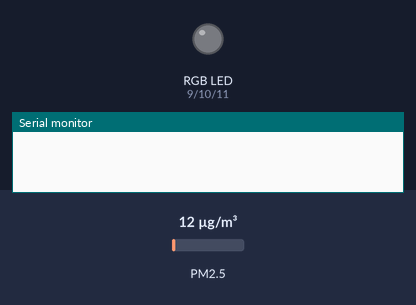
This sketch was run on a simulated Arduino Uno, built with avr-gcc and run on an emulated ATmega328P. On the bench: an RGB LED mixed from three pins (HIGH = lit), the last lines printed to the serial monitor. Wiring (inferred from the names in the program): dust sensor: data pin 8. Inputs (shaded band) come from the test bench; at power-on: PM2.5 12 µg/m³.

Above: at 0.1 s.
At 30.3 s:
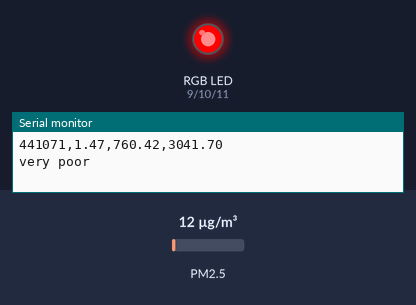
Timing chart, 0 to 31.8 s (numbered marks = the images above):
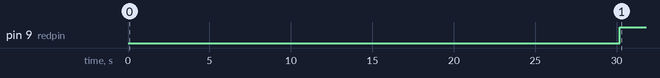

Measured:
- by itself, pin 9 (redpin): LOW → HIGH at 30.2 s

The sketch:

dust_monitor_1.0.ino
```cpp
/* Grove - Dust Sensor Demo v1.0
 Interface to Shinyei Model PPD42NS Particle Sensor
 Original Program by Christopher Nafis
 Written April 2012
 Updated by Nate G, 2014

 http://www.seeedstudio.com/depot/grove-dust-sensor-p-1050.html
 http://www.sca-shinyei.com/pdf/PPD42NS.pdf

 JST Pin 1 (Black Wire)  => Arduino GND
 JST Pin 3 (Red wire)    => Arduino 5VDC
 JST Pin 4 (Yellow wire) => Arduino Digital Pin 8

Dylos Air Quality Chart - Small Count Reading (0.5 micron)+

3000 +     = VERY POOR
1050-3000  = POOR
300-1050   = FAIR
150-300    = GOOD
75-150     = VERY GOOD
0-75       = EXCELLENT

The red, green, and blue pins are for an RGB LED.
 */

int redpin = 9; // select the pin for the red LED
int greenpin = 10 ;// select the pin for the green LED
int bluepin = 11; // select the pin for the blue LED


int pin = 8;
unsigned long duration;
unsigned long starttime;
unsigned long sampletime_ms = 30000;//sampe 30s ;
unsigned long lowpulseoccupancy = 0;
float ratio = 0;
float concentration = 0;
float smallConcentration = 0;

void setup() {
  pinMode(redpin, OUTPUT);
  pinMode(bluepin, OUTPUT);
  pinMode(greenpin, OUTPUT);
  Serial.begin(9600);
  pinMode(8,INPUT);
  starttime = millis();//get the current time;
}

void loop() {
  duration = pulseIn(pin, LOW);
  lowpulseoccupancy = lowpulseoccupancy+duration;

  if ((millis()-starttime) > sampletime_ms)//if the sampel time == 30s
  {
    ratio = lowpulseoccupancy/(sampletime_ms*10.0);  // Integer percentage 0=>100
    concentration = 1.1*pow(ratio,3)-3.8*pow(ratio,2)+520*ratio+0.62; // using spec sheet curve
    smallConcentration = concentration*4;
    Serial.print(lowpulseoccupancy);
    Serial.print(",");
    Serial.print(ratio);
    Serial.print(",");
    Serial.print(concentration);
    Serial.print(",");
    Serial.println(smallConcentration);//roughly multiply by 4 to get particles > 0.5 micron
    lowpulseoccupancy = 0;
    starttime = millis();

    // make the LED turn different colors depending on air quality regime
    if (smallConcentration > 3000.0) { // air quality is VERY POOR
      analogWrite(redpin, 255);
      analogWrite(greenpin, 0);
      analogWrite(bluepin, 0);
      Serial.println("very poor");
    }
    else if (smallConcentration > 1050.0) { // air quality is POOR
      analogWrite(redpin, 255);
      analogWrite(greenpin, 255);
      analogWrite(bluepin, 0);
      Serial.println("poor");
    }
    else if (smallConcentration > 300.0) { // air quality is FAIR
      analogWrite(redpin, 255);
      analogWrite(greenpin, 0);
      analogWrite(bluepin, 255);
      Serial.println("fair");
    }
    else if (smallConcentration > 150.0) { // air quality is GOOD
      analogWrite(redpin, 0);
      analogWrite(greenpin, 255);
      analogWrite(bluepin, 255);
      Serial.println("good");
    }
    else if (smallConcentration > 75.0) { // air quality is VERY GOOD
      analogWrite(redpin, 0);
      analogWrite(greenpin, 0);
      analogWrite(bluepin, 255);
      Serial.println("very good");
    }
    else { // air quality is EXCELLENT (<75)
      analogWrite(redpin, 0);
      analogWrite(greenpin, 255);
      analogWrite(bluepin, 0);
      Serial.println("excellent");
    }
  }


}
```
